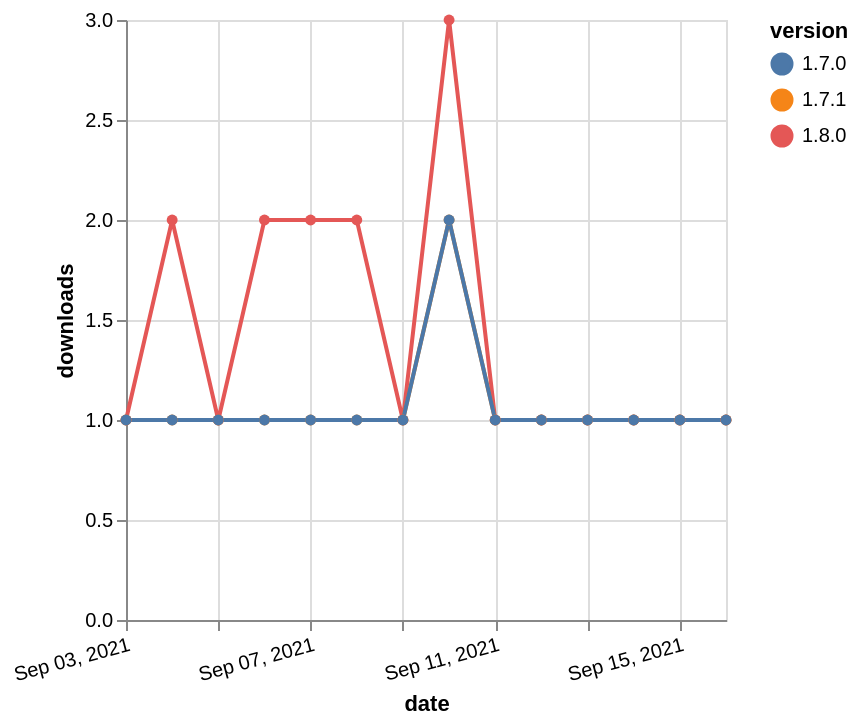

Express this chart as Vega-Lite.
### Vega-Lite specification from a JSON file in a GitHub repository (floating-point values rounded to 4 significant figures)
{"$schema": "https://vega.github.io/schema/vega-lite/v5.json", "description": "A simple bar chart with embedded data.", "data": {"values": [{"date": "2021-09-03", "total": 528, "delta": 1, "version": "1.8.0"}, {"date": "2021-09-04", "total": 530, "delta": 2, "version": "1.8.0"}, {"date": "2021-09-05", "total": 531, "delta": 1, "version": "1.8.0"}, {"date": "2021-09-06", "total": 533, "delta": 2, "version": "1.8.0"}, {"date": "2021-09-07", "total": 535, "delta": 2, "version": "1.8.0"}, {"date": "2021-09-08", "total": 537, "delta": 2, "version": "1.8.0"}, {"date": "2021-09-09", "total": 538, "delta": 1, "version": "1.8.0"}, {"date": "2021-09-10", "total": 541, "delta": 3, "version": "1.8.0"}, {"date": "2021-09-11", "total": 542, "delta": 1, "version": "1.8.0"}, {"date": "2021-09-12", "total": 543, "delta": 1, "version": "1.8.0"}, {"date": "2021-09-13", "total": 544, "delta": 1, "version": "1.8.0"}, {"date": "2021-09-14", "total": 545, "delta": 1, "version": "1.8.0"}, {"date": "2021-09-15", "total": 546, "delta": 1, "version": "1.8.0"}, {"date": "2021-09-16", "total": 547, "delta": 1, "version": "1.8.0"}, {"date": "2021-09-03", "total": 266, "delta": 1, "version": "1.7.1"}, {"date": "2021-09-04", "total": 267, "delta": 1, "version": "1.7.1"}, {"date": "2021-09-05", "total": 268, "delta": 1, "version": "1.7.1"}, {"date": "2021-09-06", "total": 269, "delta": 1, "version": "1.7.1"}, {"date": "2021-09-07", "total": 270, "delta": 1, "version": "1.7.1"}, {"date": "2021-09-08", "total": 271, "delta": 1, "version": "1.7.1"}, {"date": "2021-09-09", "total": 272, "delta": 1, "version": "1.7.1"}, {"date": "2021-09-10", "total": 274, "delta": 2, "version": "1.7.1"}, {"date": "2021-09-11", "total": 275, "delta": 1, "version": "1.7.1"}, {"date": "2021-09-12", "total": 276, "delta": 1, "version": "1.7.1"}, {"date": "2021-09-13", "total": 277, "delta": 1, "version": "1.7.1"}, {"date": "2021-09-14", "total": 278, "delta": 1, "version": "1.7.1"}, {"date": "2021-09-15", "total": 279, "delta": 1, "version": "1.7.1"}, {"date": "2021-09-16", "total": 280, "delta": 1, "version": "1.7.1"}, {"date": "2021-09-03", "total": 313, "delta": 1, "version": "1.7.0"}, {"date": "2021-09-04", "total": 314, "delta": 1, "version": "1.7.0"}, {"date": "2021-09-05", "total": 315, "delta": 1, "version": "1.7.0"}, {"date": "2021-09-06", "total": 316, "delta": 1, "version": "1.7.0"}, {"date": "2021-09-07", "total": 317, "delta": 1, "version": "1.7.0"}, {"date": "2021-09-08", "total": 318, "delta": 1, "version": "1.7.0"}, {"date": "2021-09-09", "total": 319, "delta": 1, "version": "1.7.0"}, {"date": "2021-09-10", "total": 321, "delta": 2, "version": "1.7.0"}, {"date": "2021-09-11", "total": 322, "delta": 1, "version": "1.7.0"}, {"date": "2021-09-12", "total": 323, "delta": 1, "version": "1.7.0"}, {"date": "2021-09-13", "total": 324, "delta": 1, "version": "1.7.0"}, {"date": "2021-09-14", "total": 325, "delta": 1, "version": "1.7.0"}, {"date": "2021-09-15", "total": 326, "delta": 1, "version": "1.7.0"}, {"date": "2021-09-16", "total": 327, "delta": 1, "version": "1.7.0"}]}, "width": "container", "mark": {"type": "line", "point": {"filled": true}}, "encoding": {"x": {"field": "date", "type": "temporal", "timeUnit": "yearmonthdate", "title": "date", "axis": {"labelAngle": -15}}, "y": {"field": "delta", "type": "quantitative", "title": "downloads"}, "color": {"field": "version", "type": "nominal"}, "tooltip": {"field": "delta"}}}
